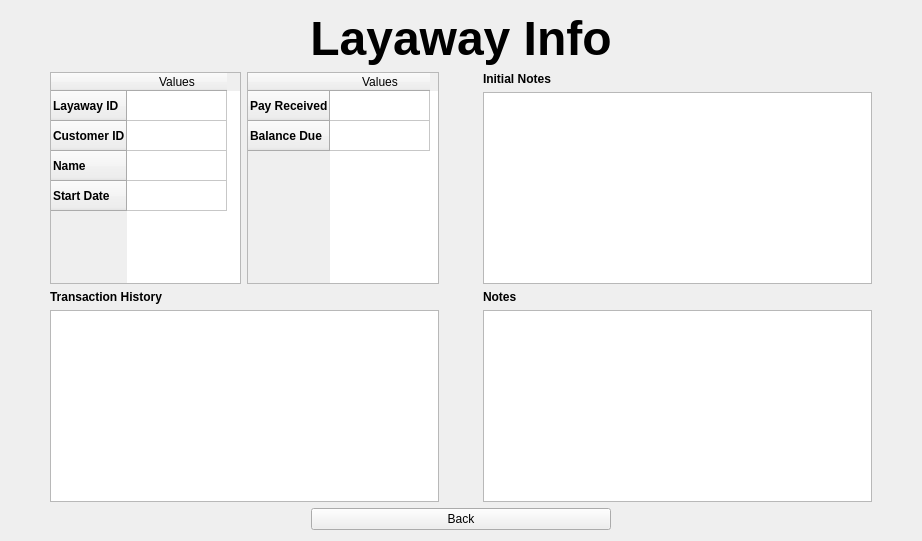
      <widget class="QWidget" name="layaway_page">
       <layout class="QVBoxLayout" name="verticalLayout_15">
        <item>
         <layout class="QHBoxLayout" name="horizontalLayout_20">
          <item>
           <spacer name="horizontalSpacer_24">
            <property name="orientation">
             <enum>Qt::Horizontal</enum>
            </property>
            <property name="sizeHint" stdset="0">
             <size>
              <width>40</width>
              <height>20</height>
             </size>
            </property>
           </spacer>
          </item>
          <item>
           <widget class="QLabel" name="label_24">
            <property name="font">
             <font>
              <pointsize>36</pointsize>
              <weight>75</weight>
              <bold>true</bold>
             </font>
            </property>
            <property name="text">
             <string>Layaway Info</string>
            </property>
            <property name="alignment">
             <set>Qt::AlignCenter</set>
            </property>
           </widget>
          </item>
          <item>
           <spacer name="horizontalSpacer_25">
            <property name="orientation">
             <enum>Qt::Horizontal</enum>
            </property>
            <property name="sizeHint" stdset="0">
             <size>
              <width>40</width>
              <height>20</height>
             </size>
            </property>
           </spacer>
          </item>
         </layout>
        </item>
        <item>
         <layout class="QHBoxLayout" name="horizontalLayout_22" stretch="1,10,1,10,1">
          <item>
           <spacer name="horizontalSpacer_52">
            <property name="orientation">
             <enum>Qt::Horizontal</enum>
            </property>
            <property name="sizeHint" stdset="0">
             <size>
              <width>40</width>
              <height>20</height>
             </size>
            </property>
           </spacer>
          </item>
          <item>
           <layout class="QHBoxLayout" name="horizontalLayout">
            <item>
             <widget class="QTableWidget" name="layaway_table_1">
              <property name="sizeAdjustPolicy">
               <enum>QAbstractScrollArea::AdjustIgnored</enum>
              </property>
              <property name="editTriggers">
               <set>QAbstractItemView::NoEditTriggers</set>
              </property>
              <row>
               <property name="text">
                <string>Layaway ID</string>
               </property>
               <property name="font">
                <font>
                 <weight>75</weight>
                 <bold>true</bold>
                </font>
               </property>
              </row>
              <row>
               <property name="text">
                <string>Customer ID</string>
               </property>
               <property name="font">
                <font>
                 <weight>75</weight>
                 <bold>true</bold>
                </font>
               </property>
              </row>
              <row>
               <property name="text">
                <string>Name</string>
               </property>
               <property name="font">
                <font>
                 <weight>75</weight>
                 <bold>true</bold>
                </font>
               </property>
              </row>
              <row>
               <property name="text">
                <string>Start Date</string>
               </property>
               <property name="font">
                <font>
                 <weight>75</weight>
                 <bold>true</bold>
                </font>
               </property>
              </row>
              <column>
               <property name="text">
                <string>Values</string>
               </property>
              </column>
             </widget>
            </item>
            <item>
             <widget class="QTableWidget" name="layaway_table_2">
              <property name="sizeAdjustPolicy">
               <enum>QAbstractScrollArea::AdjustIgnored</enum>
              </property>
              <property name="editTriggers">
               <set>QAbstractItemView::NoEditTriggers</set>
              </property>
              <row>
               <property name="text">
                <string>Pay Received</string>
               </property>
               <property name="font">
                <font>
                 <weight>75</weight>
                 <bold>true</bold>
                </font>
               </property>
              </row>
              <row>
               <property name="text">
                <string>Balance Due</string>
               </property>
               <property name="font">
                <font>
                 <weight>75</weight>
                 <bold>true</bold>
                </font>
               </property>
              </row>
              <column>
               <property name="text">
                <string>Values</string>
               </property>
              </column>
             </widget>
            </item>
           </layout>
          </item>
          <item>
           <spacer name="horizontalSpacer_26">
            <property name="orientation">
             <enum>Qt::Horizontal</enum>
            </property>
            <property name="sizeHint" stdset="0">
             <size>
              <width>40</width>
              <height>20</height>
             </size>
            </property>
           </spacer>
          </item>
          <item>
           <layout class="QVBoxLayout" name="verticalLayout_12" stretch="0,10">
            <item>
             <widget class="QLabel" name="label_3">
              <property name="text">
               <string>&lt;html&gt;&lt;head/&gt;&lt;body&gt;&lt;p&gt;&lt;span style=&quot; font-weight:600;&quot;&gt;Initial Notes&lt;/span&gt;&lt;/p&gt;&lt;/body&gt;&lt;/html&gt;</string>
              </property>
             </widget>
            </item>
            <item>
             <widget class="QTextBrowser" name="layaway_initial_notes_tbox"/>
            </item>
           </layout>
          </item>
          <item>
           <spacer name="horizontalSpacer_53">
            <property name="orientation">
             <enum>Qt::Horizontal</enum>
            </property>
            <property name="sizeHint" stdset="0">
             <size>
              <width>40</width>
              <height>20</height>
             </size>
            </property>
           </spacer>
          </item>
         </layout>
        </item>
        <item>
         <layout class="QHBoxLayout" name="horizontalLayout_21" stretch="1,10,1,10,1">
          <item>
           <spacer name="horizontalSpacer_54">
            <property name="orientation">
             <enum>Qt::Horizontal</enum>
            </property>
            <property name="sizeHint" stdset="0">
             <size>
              <width>40</width>
              <height>20</height>
             </size>
            </property>
           </spacer>
          </item>
          <item>
           <layout class="QVBoxLayout" name="verticalLayout_14">
            <item>
             <widget class="QLabel" name="label_15">
              <property name="text">
               <string>&lt;html&gt;&lt;head/&gt;&lt;body&gt;&lt;p&gt;&lt;span style=&quot; font-weight:600;&quot;&gt;Transaction History&lt;/span&gt;&lt;/p&gt;&lt;/body&gt;&lt;/html&gt;</string>
              </property>
             </widget>
            </item>
            <item>
             <widget class="QTextBrowser" name="layaway_transaction_history_tbox"/>
            </item>
           </layout>
          </item>
          <item>
           <spacer name="horizontalSpacer_51">
            <property name="orientation">
             <enum>Qt::Horizontal</enum>
            </property>
            <property name="sizeHint" stdset="0">
             <size>
              <width>40</width>
              <height>20</height>
             </size>
            </property>
           </spacer>
          </item>
          <item>
           <layout class="QVBoxLayout" name="verticalLayout_13" stretch="0,0">
            <item>
             <widget class="QLabel" name="label_14">
              <property name="text">
               <string>&lt;html&gt;&lt;head/&gt;&lt;body&gt;&lt;p&gt;&lt;span style=&quot; font-weight:600;&quot;&gt;Notes&lt;/span&gt;&lt;/p&gt;&lt;/body&gt;&lt;/html&gt;</string>
              </property>
             </widget>
            </item>
            <item>
             <widget class="QTextBrowser" name="layaway_notes_tbox"/>
            </item>
           </layout>
          </item>
          <item>
           <spacer name="horizontalSpacer_55">
            <property name="orientation">
             <enum>Qt::Horizontal</enum>
            </property>
            <property name="sizeHint" stdset="0">
             <size>
              <width>40</width>
              <height>20</height>
             </size>
            </property>
           </spacer>
          </item>
         </layout>
        </item>
        <item>
         <layout class="QHBoxLayout" name="horizontalLayout_19" stretch="10,10,10">
          <item>
           <spacer name="horizontalSpacer_13">
            <property name="orientation">
             <enum>Qt::Horizontal</enum>
            </property>
            <property name="sizeHint" stdset="0">
             <size>
              <width>40</width>
              <height>20</height>
             </size>
            </property>
           </spacer>
          </item>
          <item>
           <widget class="QPushButton" name="back_btn_layaway">
            <property name="text">
             <string>Back</string>
            </property>
           </widget>
          </item>
          <item>
           <spacer name="horizontalSpacer_12">
            <property name="orientation">
             <enum>Qt::Horizontal</enum>
            </property>
            <property name="sizeHint" stdset="0">
             <size>
              <width>40</width>
              <height>20</height>
             </size>
            </property>
           </spacer>
          </item>
         </layout>
        </item>
       </layout>
      </widget>
